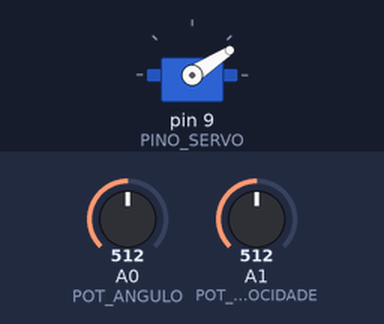
Bench run of a sketch on a simulated Arduino Uno, built with avr-gcc and run on an emulated ATmega328P. Parts: servo. Inputs (shaded band) come from the test bench; at power-on: A0 (POT_ANGULO) = 512, A1 (POT_VELOCIDADE) = 512.

Above: at 5.2 s.
5.3 s: A0 (POT_ANGULO) set to 716
At 5.56 s:
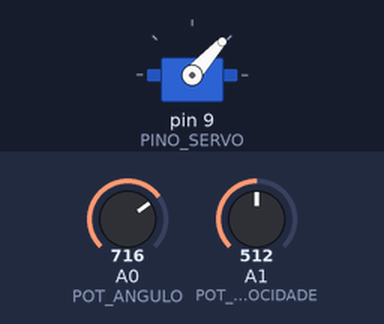
13.6 s: A0 (POT_ANGULO) set to 900
At 14.96 s:
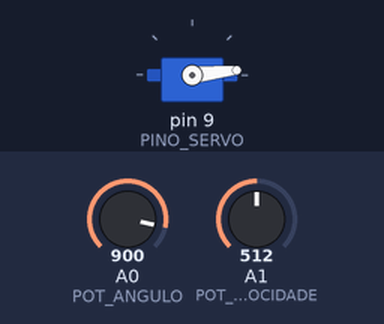
20.3 s: A0 (POT_ANGULO) set to 1023
At 20.6 s:
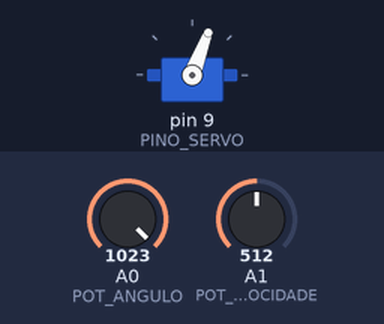
28.2 s: A1 (POT_VELOCIDADE) set to 0
Timing chart, 0 to 34.5 s (numbered marks = the images above; inputs shaded):
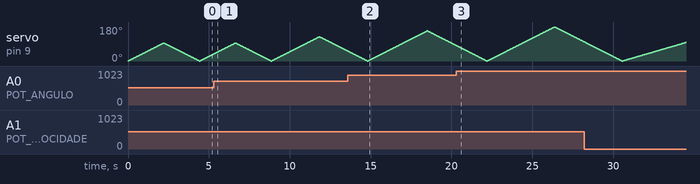

The sketch:

arduino_servo_control1.ino
```cpp
#include <Servo.h>

Servo meuServo;

const int POT_ANGULO = A0;
const int POT_VELOCIDADE = A1;
const int PINO_SERVO = 9;

int anguloAtual = 0;

void setup() {
  meuServo.attach(PINO_SERVO);
}

void loop() {
  int leituraAngulo = analogRead(POT_ANGULO);

  // Define o angulo maximo entre 10 e 180 graus
  int anguloMaximo = map(leituraAngulo, 0, 1023, 10, 180);

  // Define a velocidade do movimento
  int leituraVelocidade = analogRead(POT_VELOCIDADE);
  int intervalo = map(leituraVelocidade, 0, 1023, 40, 5);

  // Vai ate o angulo escolhido
  for (anguloAtual = 0; anguloAtual <= anguloMaximo; anguloAtual++) {
    meuServo.write(anguloAtual);
    delay(intervalo);
  }

  // Volta para a posicao inicial
  for (anguloAtual = anguloMaximo; anguloAtual >= 0; anguloAtual--) {
    meuServo.write(anguloAtual);
    delay(intervalo);
  }
}
```
